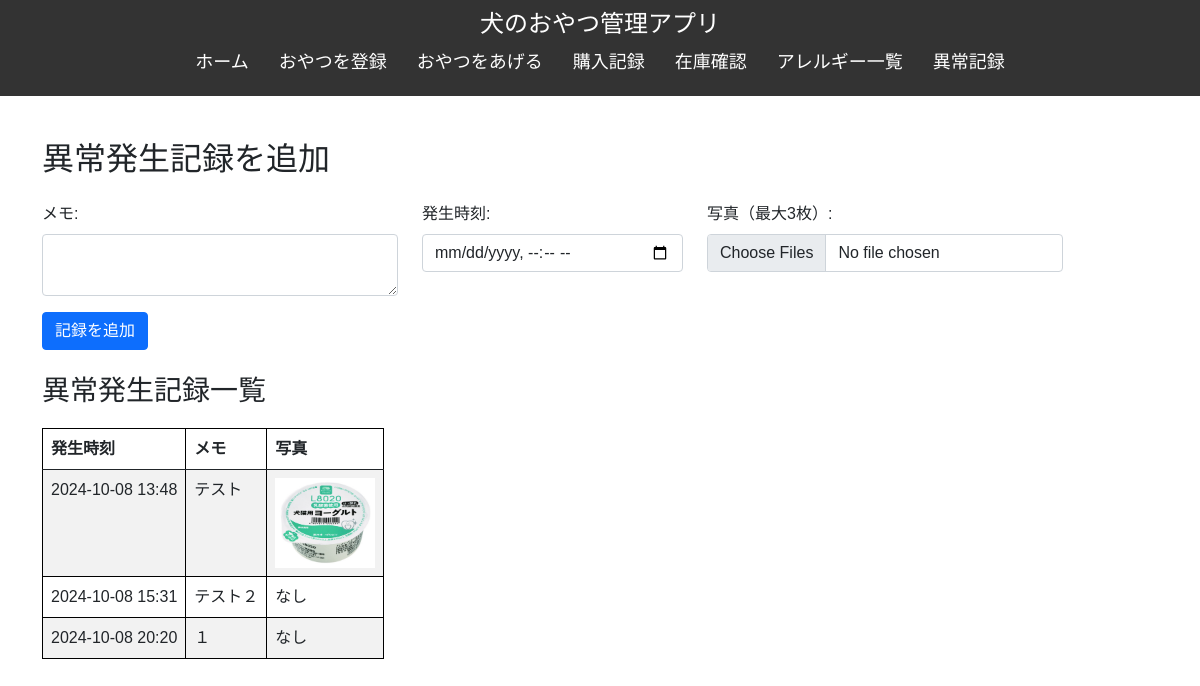
Page /incident_records on the committed database.
### tables this page shows
CREATE TABLE "incident_records" (
	"id"	INTEGER,
	"incident_time"	TEXT NOT NULL,
	"note"	TEXT,
	PRIMARY KEY("id" AUTOINCREMENT)
);

### app.py (the view)
@app.route('/incident_records')
def incident_records():
    conn = get_db_connection()
    incident_records = conn.execute('''
        SELECT ir.id, ir.incident_time, ir.note,
            REPLACE(REPLACE(GROUP_CONCAT(ip.photo_path, ', '), '\\', '/'), 'static/', '') AS photos
        FROM incident_records ir
        LEFT JOIN incident_photos ip ON ir.id = ip.incident_id
        GROUP BY ir.id
    ''').fetchall()
    conn.close()
    return render_template('incident_records.html', incident_records=incident_records)

### app.py (called while the page is built)
def get_db_connection():
    conn = sqlite3.connect('dog_treats.db')
    conn.row_factory = sqlite3.Row
    return conn

### templates/incident_records.html
{% extends 'base.html' %}
{% block content %}
    <div class="container my-4">
        <h2 class="mb-4">異常発生記録を追加</h2>
        <form method="POST" action="{{ url_for('add_incident_record') }}" enctype="multipart/form-data">
            <div class="row mb-3">
                <div class="col-md-4">
                    <label for="note"  class="form-label">メモ:</label>
                    <textarea name="note" id="note" class="form-control" ></textarea>
                </div>
                <div class="col-md-3">
                    <label for="incident_time"  class="form-label">発生時刻:</label>
                    <input type="datetime-local" name="incident_time" id="incident_time" class="form-control" required>
                </div>
                <div class="col-md-4">
                    <label for="photos"  class="form-label">写真（最大3枚）:</label>
                    <input type="file" name="photos" id="photos" class="form-control" multiple>
                </div>
            </div>
            <button type="submit" class="btn btn-primary">記録を追加</button>
        </form>
        <h3 class="mt-4">異常発生記録一覧</h3>
        <table class="table table-striped">
            <thead>
                <tr>
                    <th>発生時刻</th>
                    <th>メモ</th>
                    <th>写真</th>
                </tr>
            </thead>
            <tbody>
                {% for record in incident_records %}
                <tr>
                    <td>{{ record.incident_time }}</td>
                    <td>{{ record.note }}</td>
                    <td>
                        {% if record.photos %}
                            {% for photo in record.photos.split(', ') %}
                                <img src="{{ url_for('static', filename=photo)}}" alt="Incident Photo" style="max-width: 100px;">
                            {% endfor %}
                        {% else %}
                            なし
                        {% endif %}
                    </td>
                </tr>
                {% endfor %}
            </tbody>
        </table>
    </div>
{% endblock %}

### static/style.css (style rules this page uses)
body { font-family: Arial, sans-serif; }
table { width: 100%; border-collapse: collapse; margin-top: 20px; }
table, th, td { border: 1px solid black; }
th, td { padding: 10px; text-align: left; }
.table { width: auto; max-width: 100%; table-layout: fixed; }
.table td, .table th { white-space: nowrap; max-width: 300px; overflow: hidden; text-overflow: ellipsis; }

### rows in the picture
incident_records: incident_time "2024-10-08 13:48", note "テスト"
incident_records: incident_time "2024-10-08 15:31", note "テスト２", shows "なし"
incident_records: incident_time "2024-10-08 20:20", note "１", shows "なし"
